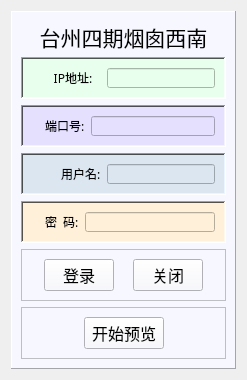
       <widget class="QWidget" name="page_camera2">
        <layout class="QVBoxLayout" name="verticalLayout_2">
         <item>
          <widget class="QFrame" name="frame_11">
           <property name="styleSheet">
            <string notr="true">background-color: rgb(246, 247, 255);</string>
           </property>
           <property name="frameShape">
            <enum>QFrame::Panel</enum>
           </property>
           <property name="frameShadow">
            <enum>QFrame::Raised</enum>
           </property>
           <layout class="QVBoxLayout" name="verticalLayout_8">
            <item>
             <widget class="QLabel" name="label_9">
              <property name="maximumSize">
               <size>
                <width>16777215</width>
                <height>30</height>
               </size>
              </property>
              <property name="font">
               <font>
                <family>黑体</family>
                <pointsize>16</pointsize>
               </font>
              </property>
              <property name="text">
               <string>&lt;html&gt;&lt;head/&gt;&lt;body&gt;&lt;p align=&quot;center&quot;&gt;台州四期烟囱西南&lt;/p&gt;&lt;/body&gt;&lt;/html&gt;</string>
              </property>
             </widget>
            </item>
            <item>
             <widget class="QFrame" name="frame_6">
              <property name="maximumSize">
               <size>
                <width>16777215</width>
                <height>50</height>
               </size>
              </property>
              <property name="styleSheet">
               <string notr="true">background-color: rgb(231, 255, 236);</string>
              </property>
              <property name="frameShape">
               <enum>QFrame::WinPanel</enum>
              </property>
              <property name="frameShadow">
               <enum>QFrame::Sunken</enum>
              </property>
              <layout class="QHBoxLayout" name="horizontalLayout_8">
               <item>
                <widget class="QLabel" name="label_23">
                 <property name="maximumSize">
                  <size>
                   <width>40</width>
                   <height>16777215</height>
                  </size>
                 </property>
                 <property name="text">
                  <string/>
                 </property>
                 <property name="pixmap">
                  <pixmap resource="RedSmoke.qrc">:/img/img/IP.png</pixmap>
                 </property>
                 <property name="scaledContents">
                  <bool>true</bool>
                 </property>
                </widget>
               </item>
               <item>
                <widget class="QLabel" name="label_24">
                 <property name="minimumSize">
                  <size>
                   <width>56</width>
                   <height>0</height>
                  </size>
                 </property>
                 <property name="font">
                  <font>
                   <family>黑体</family>
                   <pointsize>9</pointsize>
                  </font>
                 </property>
                 <property name="text">
                  <string>&lt;html&gt;&lt;head/&gt;&lt;body&gt;&lt;p align=&quot;center&quot;&gt;IP地址:&lt;/p&gt;&lt;/body&gt;&lt;/html&gt;</string>
                 </property>
                </widget>
               </item>
               <item>
                <widget class="QLineEdit" name="lineEdit_IP_2">
                 <property name="minimumSize">
                  <size>
                   <width>0</width>
                   <height>20</height>
                  </size>
                 </property>
                 <property name="maximumSize">
                  <size>
                   <width>19999</width>
                   <height>20</height>
                  </size>
                 </property>
                </widget>
               </item>
              </layout>
             </widget>
            </item>
            <item>
             <widget class="QFrame" name="frame_12">
              <property name="maximumSize">
               <size>
                <width>16777215</width>
                <height>50</height>
               </size>
              </property>
              <property name="styleSheet">
               <string notr="true">background-color: rgb(230, 224, 255);</string>
              </property>
              <property name="frameShape">
               <enum>QFrame::WinPanel</enum>
              </property>
              <property name="frameShadow">
               <enum>QFrame::Sunken</enum>
              </property>
              <layout class="QHBoxLayout" name="horizontalLayout_9">
               <item>
                <widget class="QLabel" name="label_26">
                 <property name="maximumSize">
                  <size>
                   <width>40</width>
                   <height>16777215</height>
                  </size>
                 </property>
                 <property name="text">
                  <string/>
                 </property>
                 <property name="pixmap">
                  <pixmap resource="RedSmoke.qrc">:/img/img/port_.png</pixmap>
                 </property>
                 <property name="scaledContents">
                  <bool>true</bool>
                 </property>
                </widget>
               </item>
               <item>
                <widget class="QLabel" name="label_25">
                 <property name="font">
                  <font>
                   <family>黑体</family>
                  </font>
                 </property>
                 <property name="text">
                  <string>端口号:</string>
                 </property>
                </widget>
               </item>
               <item>
                <widget class="QLineEdit" name="lineEdit_port_2">
                 <property name="minimumSize">
                  <size>
                   <width>0</width>
                   <height>20</height>
                  </size>
                 </property>
                 <property name="maximumSize">
                  <size>
                   <width>16777215</width>
                   <height>20</height>
                  </size>
                 </property>
                </widget>
               </item>
              </layout>
             </widget>
            </item>
            <item>
             <widget class="QFrame" name="frame_13">
              <property name="sizePolicy">
               <sizepolicy hsizetype="Preferred" vsizetype="Expanding">
                <horstretch>0</horstretch>
                <verstretch>0</verstretch>
               </sizepolicy>
              </property>
              <property name="maximumSize">
               <size>
                <width>16777215</width>
                <height>50</height>
               </size>
              </property>
              <property name="styleSheet">
               <string notr="true">background-color: rgb(219, 230, 241);</string>
              </property>
              <property name="frameShape">
               <enum>QFrame::WinPanel</enum>
              </property>
              <property name="frameShadow">
               <enum>QFrame::Sunken</enum>
              </property>
              <layout class="QHBoxLayout" name="horizontalLayout_10">
               <item>
                <widget class="QLabel" name="label_4">
                 <property name="maximumSize">
                  <size>
                   <width>40</width>
                   <height>16777215</height>
                  </size>
                 </property>
                 <property name="text">
                  <string/>
                 </property>
                 <property name="pixmap">
                  <pixmap resource="RedSmoke.qrc">:/img/img/man.png</pixmap>
                 </property>
                 <property name="scaledContents">
                  <bool>true</bool>
                 </property>
                </widget>
               </item>
               <item>
                <widget class="QLabel" name="label_6">
                 <property name="font">
                  <font>
                   <family>黑体</family>
                  </font>
                 </property>
                 <property name="text">
                  <string>用户名:</string>
                 </property>
                </widget>
               </item>
               <item>
                <widget class="QLineEdit" name="lineEdit_name_2">
                 <property name="sizePolicy">
                  <sizepolicy hsizetype="Preferred" vsizetype="Preferred">
                   <horstretch>0</horstretch>
                   <verstretch>0</verstretch>
                  </sizepolicy>
                 </property>
                 <property name="minimumSize">
                  <size>
                   <width>0</width>
                   <height>20</height>
                  </size>
                 </property>
                 <property name="maximumSize">
                  <size>
                   <width>16777215</width>
                   <height>20</height>
                  </size>
                 </property>
                 <property name="styleSheet">
                  <string notr="true"/>
                 </property>
                 <property name="inputMethodHints">
                  <set>Qt::ImhNone</set>
                 </property>
                </widget>
               </item>
              </layout>
             </widget>
            </item>
            <item>
             <widget class="QFrame" name="frame_14">
              <property name="maximumSize">
               <size>
                <width>16777215</width>
                <height>50</height>
               </size>
              </property>
              <property name="styleSheet">
               <string notr="true">background-color: rgb(255, 241, 217);</string>
              </property>
              <property name="frameShape">
               <enum>QFrame::WinPanel</enum>
              </property>
              <property name="frameShadow">
               <enum>QFrame::Sunken</enum>
              </property>
              <layout class="QHBoxLayout" name="horizontalLayout_11">
               <item>
                <widget class="QLabel" name="label_7">
                 <property name="maximumSize">
                  <size>
                   <width>40</width>
                   <height>16777215</height>
                  </size>
                 </property>
                 <property name="text">
                  <string/>
                 </property>
                 <property name="pixmap">
                  <pixmap resource="RedSmoke.qrc">:/img/img/PASS.png</pixmap>
                 </property>
                 <property name="scaledContents">
                  <bool>true</bool>
                 </property>
                </widget>
               </item>
               <item>
                <widget class="QLabel" name="label_27">
                 <property name="font">
                  <font>
                   <family>黑体</family>
                  </font>
                 </property>
                 <property name="text">
                  <string>密  码:</string>
                 </property>
                </widget>
               </item>
               <item>
                <widget class="QLineEdit" name="lineEdit_password_2">
                 <property name="minimumSize">
                  <size>
                   <width>0</width>
                   <height>20</height>
                  </size>
                 </property>
                 <property name="maximumSize">
                  <size>
                   <width>16777215</width>
                   <height>20</height>
                  </size>
                 </property>
                </widget>
               </item>
              </layout>
             </widget>
            </item>
            <item>
             <widget class="QFrame" name="frame_2">
              <property name="maximumSize">
               <size>
                <width>16777215</width>
                <height>55</height>
               </size>
              </property>
              <property name="frameShape">
               <enum>QFrame::StyledPanel</enum>
              </property>
              <property name="frameShadow">
               <enum>QFrame::Raised</enum>
              </property>
              <layout class="QHBoxLayout" name="horizontalLayout_12">
               <item>
                <widget class="QPushButton" name="pushButton_login_2">
                 <property name="maximumSize">
                  <size>
                   <width>70</width>
                   <height>40</height>
                  </size>
                 </property>
                 <property name="font">
                  <font>
                   <family>黑体</family>
                   <pointsize>12</pointsize>
                  </font>
                 </property>
                 <property name="text">
                  <string>登录</string>
                 </property>
                 <property name="icon">
                  <iconset>
                   <normaloff>:/images/res/display.png</normaloff>:/images/res/display.png</iconset>
                 </property>
                 <property name="iconSize">
                  <size>
                   <width>30</width>
                   <height>30</height>
                  </size>
                 </property>
                </widget>
               </item>
               <item>
                <widget class="QPushButton" name="pushButton_close_2">
                 <property name="maximumSize">
                  <size>
                   <width>70</width>
                   <height>40</height>
                  </size>
                 </property>
                 <property name="font">
                  <font>
                   <family>黑体</family>
                   <pointsize>12</pointsize>
                  </font>
                 </property>
                 <property name="text">
                  <string>关闭</string>
                 </property>
                 <property name="icon">
                  <iconset>
                   <normaloff>:/images/res/stop_display.png</normaloff>:/images/res/stop_display.png</iconset>
                 </property>
                 <property name="iconSize">
                  <size>
                   <width>30</width>
                   <height>30</height>
                  </size>
                 </property>
                </widget>
               </item>
              </layout>
             </widget>
            </item>
            <item>
             <widget class="QFrame" name="frame_46">
              <property name="maximumSize">
               <size>
                <width>16777215</width>
                <height>70</height>
               </size>
              </property>
              <property name="frameShape">
               <enum>QFrame::StyledPanel</enum>
              </property>
              <property name="frameShadow">
               <enum>QFrame::Raised</enum>
              </property>
              <layout class="QHBoxLayout" name="horizontalLayout_15">
               <item>
                <spacer name="horizontalSpacer_3">
                 <property name="orientation">
                  <enum>Qt::Horizontal</enum>
                 </property>
                 <property name="sizeHint" stdset="0">
                  <size>
                   <width>40</width>
                   <height>20</height>
                  </size>
                 </property>
                </spacer>
               </item>
               <item>
                <widget class="QPushButton" name="pushButton_display_2">
                 <property name="maximumSize">
                  <size>
                   <width>100</width>
                   <height>60</height>
                  </size>
                 </property>
                 <property name="font">
                  <font>
                   <family>黑体</family>
                   <pointsize>12</pointsize>
                  </font>
                 </property>
                 <property name="styleSheet">
                  <string notr="true"/>
                 </property>
                 <property name="text">
                  <string>开始预览</string>
                 </property>
                 <property name="icon">
                  <iconset>
                   <normaloff>:/images/res/log.png</normaloff>:/images/res/log.png</iconset>
                 </property>
                 <property name="iconSize">
                  <size>
                   <width>50</width>
                   <height>50</height>
                  </size>
                 </property>
                 <property name="autoDefault">
                  <bool>true</bool>
                 </property>
                </widget>
               </item>
               <item>
                <spacer name="horizontalSpacer_4">
                 <property name="orientation">
                  <enum>Qt::Horizontal</enum>
                 </property>
                 <property name="sizeHint" stdset="0">
                  <size>
                   <width>40</width>
                   <height>20</height>
                  </size>
                 </property>
                </spacer>
               </item>
              </layout>
             </widget>
            </item>
           </layout>
          </widget>
         </item>
        </layout>
       </widget>
